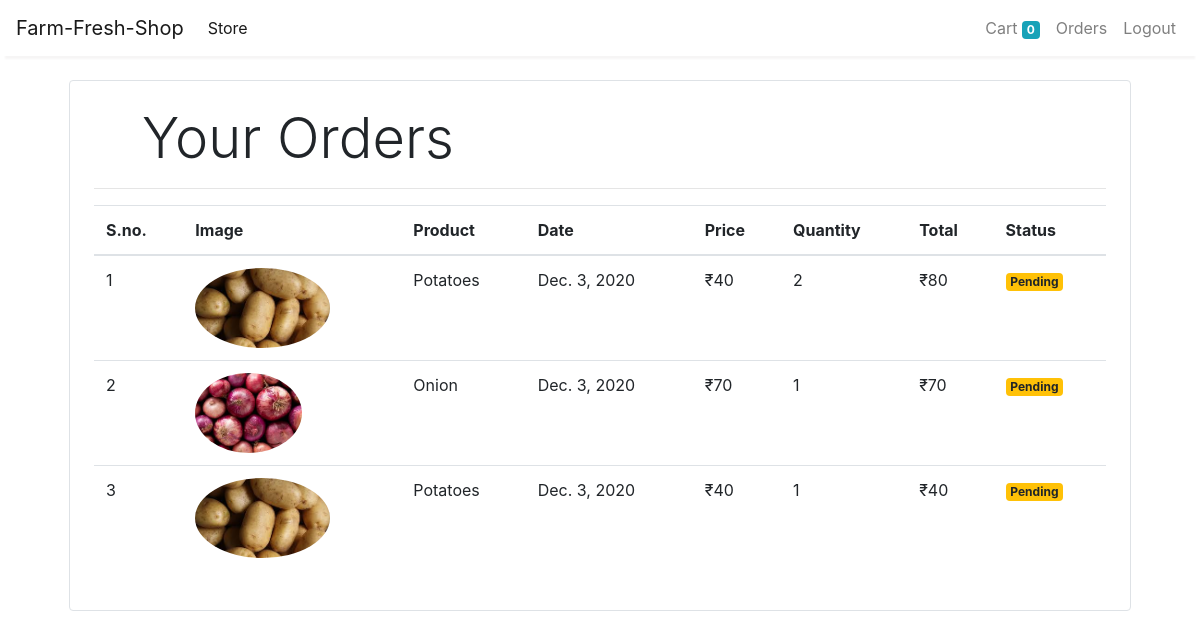
Screenshot of /orders (signed in) with the database file from the repository.
### store/models/orders.py (models this page shows, shortened)
class Order(models.Model):
    product = models.ForeignKey(Product, on_delete=models.CASCADE)
    customer = models.ForeignKey(Customer, on_delete=models.CASCADE)
    quantity = models.IntegerField(default=1)
    price = models.IntegerField()
    date = models.DateField(default=datetime.datetime.today)
    address = models.CharField(max_length=50, default='', blank=True)
    phone = models.CharField(max_length=50, default='', blank=True)
    status =models.BooleanField(default=False)
    @staticmethod
    def get_orders_by_customer(customer_id):
        return Order.objects.filter(customer = customer_id).order_by('-date')

### store/models/product.py (models this page shows, shortened)
class Product(models.Model):
    name = models.CharField(max_length=50)
    price = models.IntegerField(default=0)
    category = models.ForeignKey(Category, on_delete=models.CASCADE, default=1)
    description = models.CharField(max_length=200, default='' , null=True , blank=True)
    image = models.ImageField(upload_to='uploads/products/')

### store/middlewares/auth.py (the view)
    def middleware(request):
        print(request.session.get('customer'))
        returnUrl = request.META['PATH_INFO']
        print(request.META['PATH_INFO'])
        if not request.session.get('customer'):
           return redirect(f'login?return_url={returnUrl}')
        response = get_response(request)
        return response

### store/templatetags/cart.py (called while the page is built)
@register.filter(name='currency')
def currency(number):
    return "₹" + str(number)

@register.filter(name='multiply')
def multiply(number, number1):
    return  number*number1

### store/views/orders.py (called while the page is built)
    def get(self, request):
        customer = request.session.get('customer')
        orders = Order.get_orders_by_customer(customer)
        return render(request, 'orders.html', {'orders': orders})

### store/templates/orders.html
{% extends 'base.html' %}
{% block content %}
{% load cart %}
<div class="container">
   <div class="border rounded p-4 m-4">
        <p class="display-4 pl-4 ml-4">Your Orders</p>
        <hr>
        <table class="table">
            <thead>
                <tr>
                    <th>S.no.</th>
                    <th>Image</th>
                    <th>Product</th>
                    <th>Date</th>
                    <th>Price</th>
                    <th>Quantity</th>
                    <th>Total</th>
                    <th>Status</th>
                </tr>
            </thead>
            <tbody>
                {% for order in orders %}
                <tr>
                    <td>{{forloop.counter}}</td>
                    <td><img style="height: 80px;" class="rounded-circle" src="{{order.product.image.url}}" alt=""></td>
                    <td>{{order.product.name}}</td>
                    <td>{{order.date}}</td>
                    <td>{{order.price|currency}}</td>
                    <td>{{order.quantity}}</td>
                    <td>{{order.quantity|multiply:order.price|currency}}</td>
                    {% if order.status %}
                    <td><small class="badge badge-success">Completed</small></td>
                    {%else%}
                    <td><small class="badge badge-warning">Pending</small></td>
                    {% endif %}
                </tr>
                {% endfor %}
            </tbody>
        </table>
   </div>
</div>
{% endblock %}

### rows the page displays
Order: product.image (picture), product.name "Potatoes", date "Dec. 3, 2020", price "₹40", quantity "2", quantity|multiply "₹80", status "Pending"
Order: product.image (picture), product.name "Onion", date "Dec. 3, 2020", price "₹70", quantity "1", quantity|multiply "₹70", status "Pending"
Order: product.image (picture), product.name "Potatoes", date "Dec. 3, 2020", price "₹40", quantity "1", quantity|multiply "₹40", status "Pending"

### other values shown
{{ request.session.cart.keys|length }} "0"
